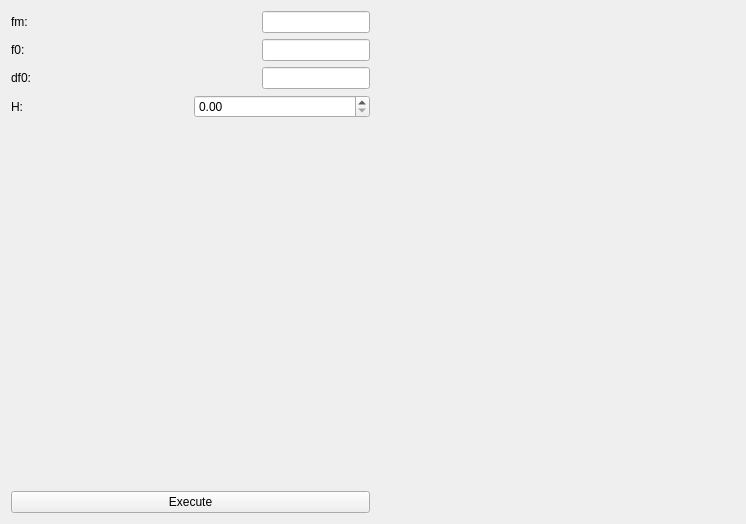
<?xml version="1.0" encoding="UTF-8"?>
<ui version="4.0">
 <class>TwoChannelAltimeter</class>
 <widget class="QWidget" name="TwoChannelAltimeter">
  <property name="geometry">
   <rect>
    <x>0</x>
    <y>0</y>
    <width>746</width>
    <height>524</height>
   </rect>
  </property>
  <property name="windowTitle">
   <string>Form</string>
  </property>
  <layout class="QHBoxLayout" name="horizontalLayout_5">
   <item>
    <layout class="QVBoxLayout" name="verticalLayout">
     <item>
      <layout class="QHBoxLayout" name="horizontalLayout">
       <item>
        <widget class="QLabel" name="label">
         <property name="text">
          <string>fm:</string>
         </property>
        </widget>
       </item>
       <item>
        <widget class="QLineEdit" name="fmLineEdit">
         <property name="sizePolicy">
          <sizepolicy hsizetype="Fixed" vsizetype="Fixed">
           <horstretch>0</horstretch>
           <verstretch>0</verstretch>
          </sizepolicy>
         </property>
        </widget>
       </item>
      </layout>
     </item>
     <item>
      <layout class="QHBoxLayout" name="horizontalLayout_2">
       <item>
        <widget class="QLabel" name="label_2">
         <property name="text">
          <string>f0:</string>
         </property>
        </widget>
       </item>
       <item>
        <widget class="QLineEdit" name="f0LineEdit">
         <property name="sizePolicy">
          <sizepolicy hsizetype="Fixed" vsizetype="Fixed">
           <horstretch>0</horstretch>
           <verstretch>0</verstretch>
          </sizepolicy>
         </property>
        </widget>
       </item>
      </layout>
     </item>
     <item>
      <layout class="QHBoxLayout" name="horizontalLayout_4">
       <item>
        <widget class="QLabel" name="label_3">
         <property name="text">
          <string>df0:</string>
         </property>
        </widget>
       </item>
       <item>
        <widget class="QLineEdit" name="df0LineEdit">
         <property name="sizePolicy">
          <sizepolicy hsizetype="Fixed" vsizetype="Fixed">
           <horstretch>0</horstretch>
           <verstretch>0</verstretch>
          </sizepolicy>
         </property>
        </widget>
       </item>
      </layout>
     </item>
     <item>
      <layout class="QHBoxLayout" name="horizontalLayout_3">
       <item>
        <widget class="QLabel" name="label_4">
         <property name="text">
          <string>H:</string>
         </property>
        </widget>
       </item>
       <item>
        <widget class="QDoubleSpinBox" name="HdoubleSpinBox">
         <property name="sizePolicy">
          <sizepolicy hsizetype="Preferred" vsizetype="Fixed">
           <horstretch>0</horstretch>
           <verstretch>0</verstretch>
          </sizepolicy>
         </property>
        </widget>
       </item>
      </layout>
     </item>
     <item>
      <spacer name="verticalSpacer">
       <property name="orientation">
        <enum>Qt::Vertical</enum>
       </property>
       <property name="sizeType">
        <enum>QSizePolicy::Expanding</enum>
       </property>
       <property name="sizeHint" stdset="0">
        <size>
         <width>20</width>
         <height>40</height>
        </size>
       </property>
      </spacer>
     </item>
     <item>
      <widget class="QPushButton" name="execute">
       <property name="text">
        <string>Execute</string>
       </property>
      </widget>
     </item>
    </layout>
   </item>
   <item>
    <layout class="QVBoxLayout" name="verticalLayout_2">
     <item>
      <widget class="QwtPlot" name="qwtPlot"/>
     </item>
     <item>
      <widget class="QwtPlot" name="qwtPlot_2"/>
     </item>
     <item>
      <widget class="QwtPlot" name="qwtPlot_3"/>
     </item>
    </layout>
   </item>
  </layout>
 </widget>
 <customwidgets>
  <customwidget>
   <class>QwtPlot</class>
   <extends>QFrame</extends>
   <header>qwt_plot.h</header>
  </customwidget>
 </customwidgets>
 <resources/>
 <connections/>
</ui>
